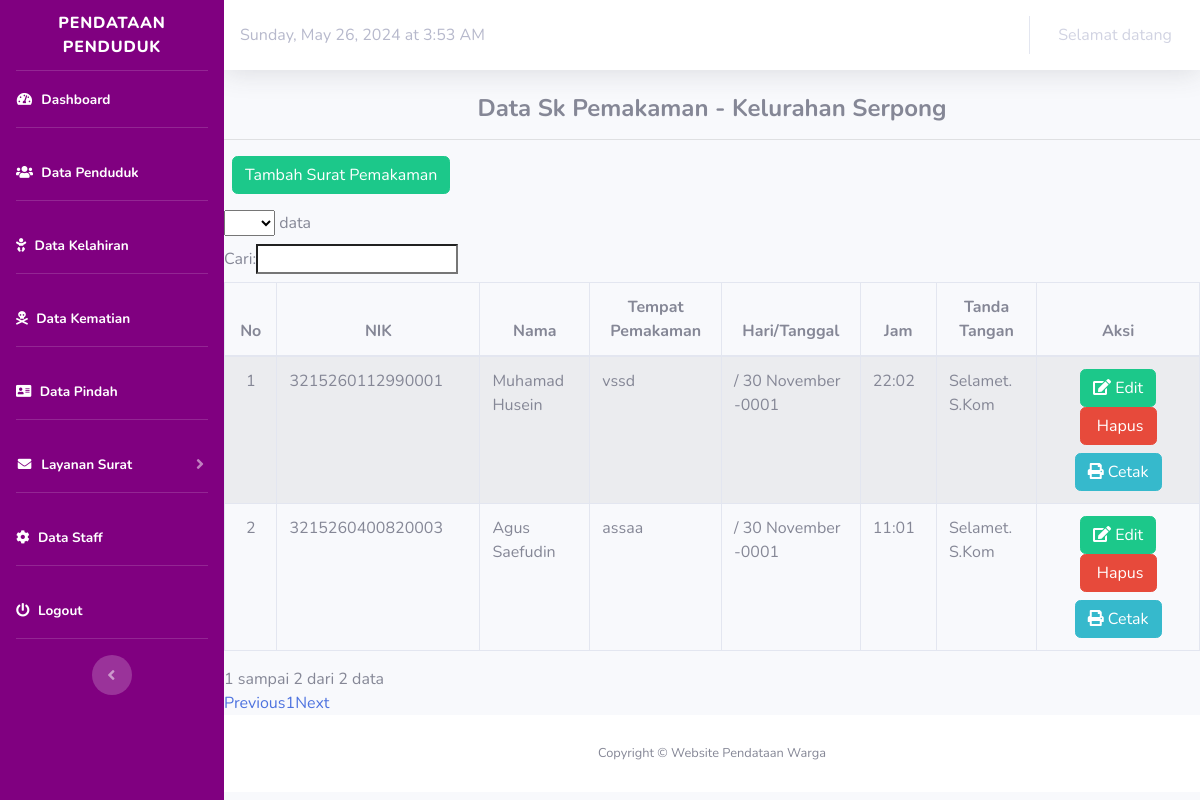
Page /index.php/pemakaman on the earlier database version.
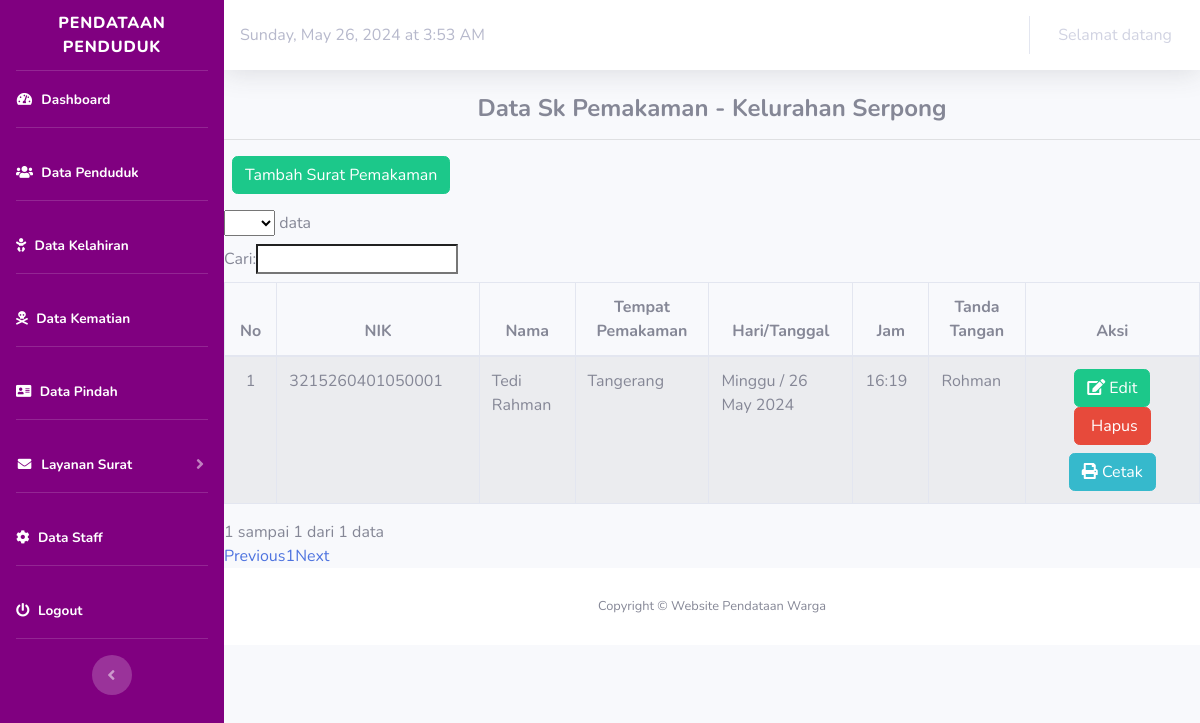
Same page on the later database version.
### tables this page shows
CREATE TABLE `pemakaman` (
  `id_pemakaman` int(50) NOT NULL,
  `id_pejabat` int(11) NOT NULL,
  `nik` varchar(30) NOT NULL,
  `tanggal_lahir` date NOT NULL,
  `tempat_pemakaman` varchar(255) NOT NULL,
  `hari_pemakaman` varchar(30) NOT NULL,
  `tanggal_dimakamkan` date NOT NULL,
  `jam_dimakamkan` varchar(10) NOT NULL,
  `foto` varchar(255) NOT NULL,
  `tanggal_pemakaman` date NOT NULL
);

CREATE TABLE `penduduk` (
  `nik` bigint(16) NOT NULL,
  `no_kk` bigint(16) NOT NULL,
  `nama` varchar(50) NOT NULL,
  `tempat_lahir` varchar(20) NOT NULL,
  `tanggal_lahir` date NOT NULL,
  `jenis_kelamin` varchar(20) NOT NULL,
  `alamat` varchar(100) NOT NULL,
  `rt` varchar(5) NOT NULL,
  `rw` varchar(50) NOT NULL,
  `agama` varchar(20) NOT NULL,
  `status_perkawinan` varchar(20) NOT NULL,
  `pendidikan` varchar(50) NOT NULL,
  `pekerjaan` varchar(20) NOT NULL,
  `status` varchar(50) NOT NULL,
  `golongan_darah` varchar(20) NOT NULL,
  `kewarganegaraan` varchar(20) NOT NULL
);

CREATE TABLE `pejabat` (
  `id_pejabat` int(11) NOT NULL,
  `nama_pejabat` varchar(255) NOT NULL,
  `nip_pejabat` varchar(255) NOT NULL,
  `jabatan_pejabat` varchar(255) NOT NULL
);

### application/controllers/Pemakaman.php (called while the page is built, shortened)
<?php
class Pemakaman extends CI_Controller
{
    public function __construct()
    {
        $this->load->model('M_pemakaman');
        $this->load->model('m_penduduk');
    }
    public function index()
    {
        $data['title'] = "Data Sk Pemakaman - Kelurahan Serpong";
        $data['surat'] = $this->M_pemakaman->daftar_pemakaman();
        $this->load->view('template/header');
        $this->load->view('template/sidebar');
        $this->load->view('template/topbar');
        $this->load->view('surat/pemakaman/daftar_surat_pemakaman', $data);
        $this->load->view('template/footer');
    }
}

### index.php (called while the page is built, shortened)
<?php
require_once BASEPATH.'core/CodeIgniter.php';

### application/models/M_pemakaman.php (called while the page is built, shortened)
<?php
class M_pemakaman extends CI_Model
{
    public function daftar_pemakaman()
    {
        $this->db->from('pemakaman');
        $this->db->join('penduduk', 'pemakaman.nik=penduduk.nik');
        $this->db->join('pejabat', 'pemakaman.id_pejabat=pejabat.id_pejabat');
        return $this->db->get()->result();
    }
}

### application/views/surat/pemakaman/daftar_surat_pemakaman.php (the view, shortened to what this page needs)
<div class="content-wrapper">
    <section class="content">
        <div class="box box-info">
            <div class="box-header">
                <h4 style="text-align:center"><b><?= $title ?></b></h4>
                <hr>
            </div>
            <div class="box-body table-responsive">
                <p>
                    <a href="<?php echo base_url('Pemakaman/tambah'); ?>" class="btn btn-success ml-2">Tambah Surat
                        Pemakaman</a>
                </p>
                <table id="data" class="table table-striped table-bordered" cellspacing="0" width="100%">
                    <thead>
                        <tr class="active">
                            <th style="text-align:center">No</th>
                            <th style="text-align:center">NIK</th>
                            <th style="text-align:center">Nama</th>
                            <th style="text-align:center">Tempat Pemakaman</th>
                            <th style="text-align:center">Hari/Tanggal</th>
                            <th style="text-align:center">Jam</th>
                            <th style="text-align:center">Tanda Tangan</th>
                            <th style="text-align:center">Aksi</th>
                        </tr>
                    </thead>
                    <tbody>
                        <?php
                        $no = 1;
                        foreach ($surat as $surat) {
                        ?>
                            <tr>
                                <td style="text-align:center"><?php echo $no; ?></td>
                                <td><?php echo $surat->nik; ?></td>
                                <td><?php echo $surat->nama; ?></td>
                                <td><?php echo $surat->tempat_pemakaman; ?></td>
                                <td><?php echo $surat->hari_pemakaman; ?> /
                                    <?= date('d F Y', strtotime($surat->tanggal_dimakamkan)); ?>
                                </td>
                                <td><?php echo $surat->jam_dimakamkan; ?></td>
                                <td><?php echo $surat->nama_pejabat; ?></td>
                                <td style="text-align:center">
                                    <a href="<?php echo base_url('Pemakaman/edit/' . $surat->id_pemakaman); ?>" class="btn btn-success btn-xs"><i class="fa fa-edit"></i> Edit</a>
                                    <a href="<?php echo base_url('Pemakaman/hapus/' . $surat->id_pemakaman); ?>" class="btn btn-danger btn-xs" onClick="return confirm('Yakin Akan Menghapus Data?');"><i class="fa fa-trash-o"></i> Hapus</a>
                                    <a target="blank" href="<?php echo base_url('Pemakaman/cetak/' . $surat->id_pemakaman); ?>" class="btn btn-info btn-xs mt-2"><i class="fa fa-print"></i> Cetak</a>
                            </tr>
                        <?php
                            $no++;
                        }
                        ?>
                    </tbody>
                </table>
            </div>
    </section>
</div>

Differences in the rows shown:
no longer on this page (row edited): pemakaman: penduduk.nik "3215260112990001", penduduk.nama "Muhamad Husein", tempat_pemakaman "vssd", tanggal_dimakamkan "30 November -0001", jam_dimakamkan "22:02", id_pejabat.nama_pejabat "Selamet. S.Kom"
no longer on this page (row edited): pemakaman: penduduk.nik "3215260400820003", penduduk.nama "Agus Saefudin", tempat_pemakaman "assaa", tanggal_dimakamkan "30 November -0001", jam_dimakamkan "11:01", id_pejabat.nama_pejabat "Selamet. S.Kom"
added pemakaman: penduduk.nik "3215260401050001", penduduk.nama "Tedi Rahman", tempat_pemakaman "Tangerang", hari_pemakaman "Minggu", tanggal_dimakamkan "26 May 2024", jam_dimakamkan "16:19", id_pejabat.nama_pejabat "Rohman"
Other differences:
text written by a page script: "data Cari: 1 sampai 2 dari 2 data Previous 1 Next" → "data Cari: 1 sampai 1 dari 1 data Previous 1 Next"
